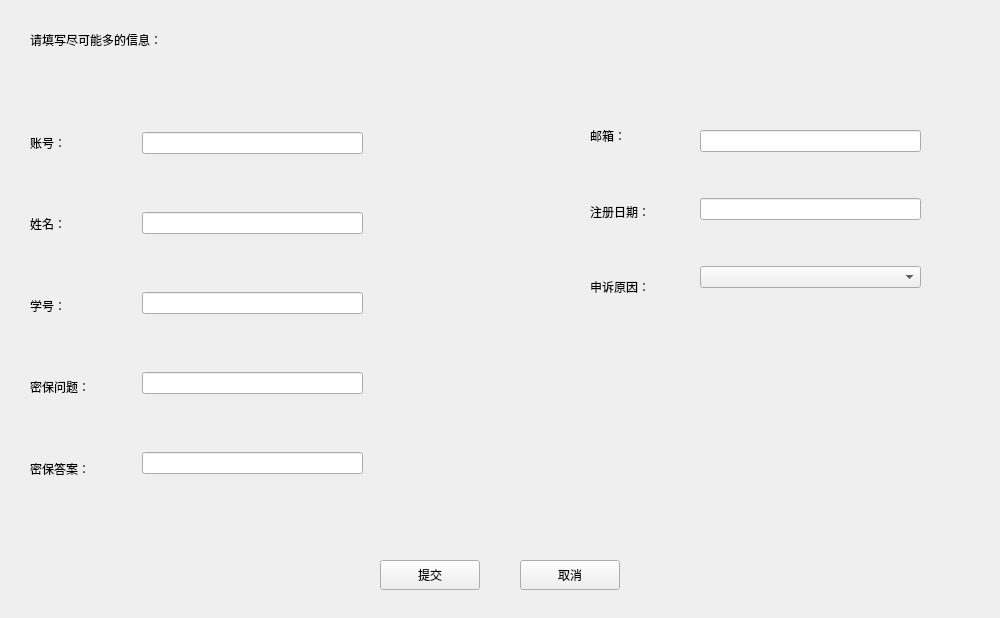
<?xml version="1.0" encoding="UTF-8"?>
<ui version="4.0">
 <class>forgetpasswordapply</class>
 <widget class="QWidget" name="forgetpasswordapply">
  <property name="geometry">
   <rect>
    <x>0</x>
    <y>0</y>
    <width>1000</width>
    <height>618</height>
   </rect>
  </property>
  <property name="windowTitle">
   <string>Form</string>
  </property>
  <widget class="QPushButton" name="cancel">
   <property name="geometry">
    <rect>
     <x>520</x>
     <y>560</y>
     <width>100</width>
     <height>30</height>
    </rect>
   </property>
   <property name="text">
    <string>取消</string>
   </property>
  </widget>
  <widget class="QPushButton" name="submit">
   <property name="geometry">
    <rect>
     <x>380</x>
     <y>560</y>
     <width>100</width>
     <height>30</height>
    </rect>
   </property>
   <property name="text">
    <string>提交</string>
   </property>
  </widget>
  <widget class="QLabel" name="title">
   <property name="geometry">
    <rect>
     <x>30</x>
     <y>30</y>
     <width>181</width>
     <height>20</height>
    </rect>
   </property>
   <property name="text">
    <string>请填写尽可能多的信息：</string>
   </property>
  </widget>
  <widget class="QWidget" name="">
   <property name="geometry">
    <rect>
     <x>30</x>
     <y>105</y>
     <width>77</width>
     <height>401</height>
    </rect>
   </property>
   <layout class="QVBoxLayout" name="verticalLayout">
    <item>
     <widget class="QLabel" name="account">
      <property name="text">
       <string>账号：</string>
      </property>
     </widget>
    </item>
    <item>
     <widget class="QLabel" name="username">
      <property name="text">
       <string>姓名：</string>
      </property>
     </widget>
    </item>
    <item>
     <widget class="QLabel" name="schoolnum">
      <property name="text">
       <string>学号：</string>
      </property>
     </widget>
    </item>
    <item>
     <widget class="QLabel" name="question">
      <property name="text">
       <string>密保问题：</string>
      </property>
     </widget>
    </item>
    <item>
     <widget class="QLabel" name="answer">
      <property name="text">
       <string>密保答案：</string>
      </property>
     </widget>
    </item>
   </layout>
  </widget>
  <widget class="QWidget" name="">
   <property name="geometry">
    <rect>
     <x>142</x>
     <y>80</y>
     <width>221</width>
     <height>451</height>
    </rect>
   </property>
   <layout class="QVBoxLayout" name="verticalLayout_2">
    <item>
     <widget class="QLineEdit" name="showaccount"/>
    </item>
    <item>
     <widget class="QLineEdit" name="showname"/>
    </item>
    <item>
     <widget class="QLineEdit" name="showschoolnum"/>
    </item>
    <item>
     <widget class="QLineEdit" name="showquestion"/>
    </item>
    <item>
     <widget class="QLineEdit" name="answerquestion"/>
    </item>
   </layout>
  </widget>
  <widget class="QWidget" name="">
   <property name="geometry">
    <rect>
     <x>590</x>
     <y>101</y>
     <width>77</width>
     <height>221</height>
    </rect>
   </property>
   <layout class="QVBoxLayout" name="verticalLayout_3">
    <item>
     <widget class="QLabel" name="email">
      <property name="text">
       <string>邮箱：</string>
      </property>
     </widget>
    </item>
    <item>
     <widget class="QLabel" name="date">
      <property name="text">
       <string>注册日期：</string>
      </property>
     </widget>
    </item>
    <item>
     <widget class="QLabel" name="label">
      <property name="text">
       <string>申诉原因：</string>
      </property>
     </widget>
    </item>
   </layout>
  </widget>
  <widget class="QWidget" name="">
   <property name="geometry">
    <rect>
     <x>700</x>
     <y>90</y>
     <width>221</width>
     <height>241</height>
    </rect>
   </property>
   <layout class="QVBoxLayout" name="verticalLayout_4">
    <item>
     <widget class="QLineEdit" name="inputemail"/>
    </item>
    <item>
     <widget class="QLineEdit" name="registerdate"/>
    </item>
    <item>
     <widget class="QComboBox" name="depcbBox"/>
    </item>
   </layout>
  </widget>
 </widget>
 <resources/>
 <connections/>
</ui>
